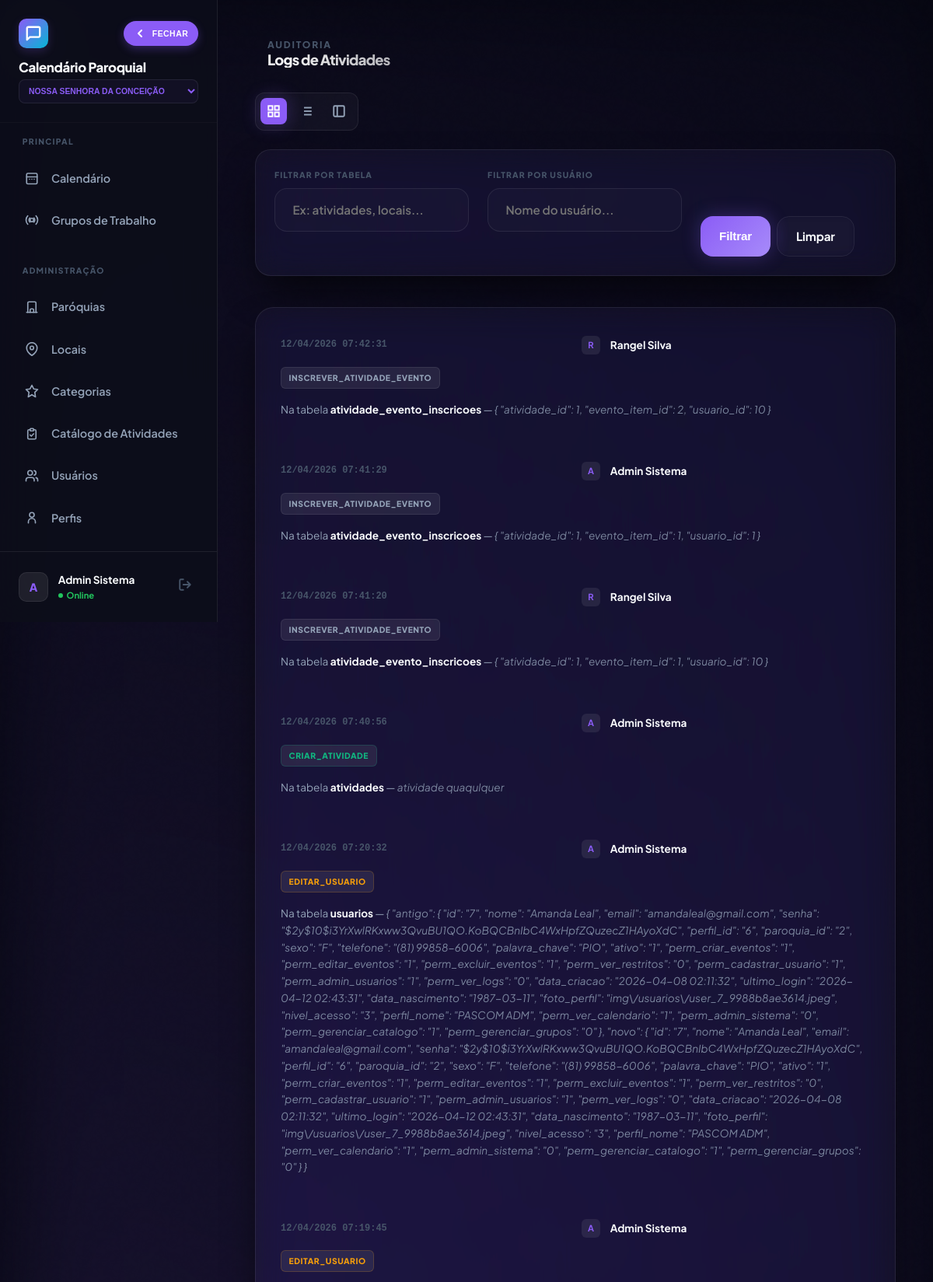
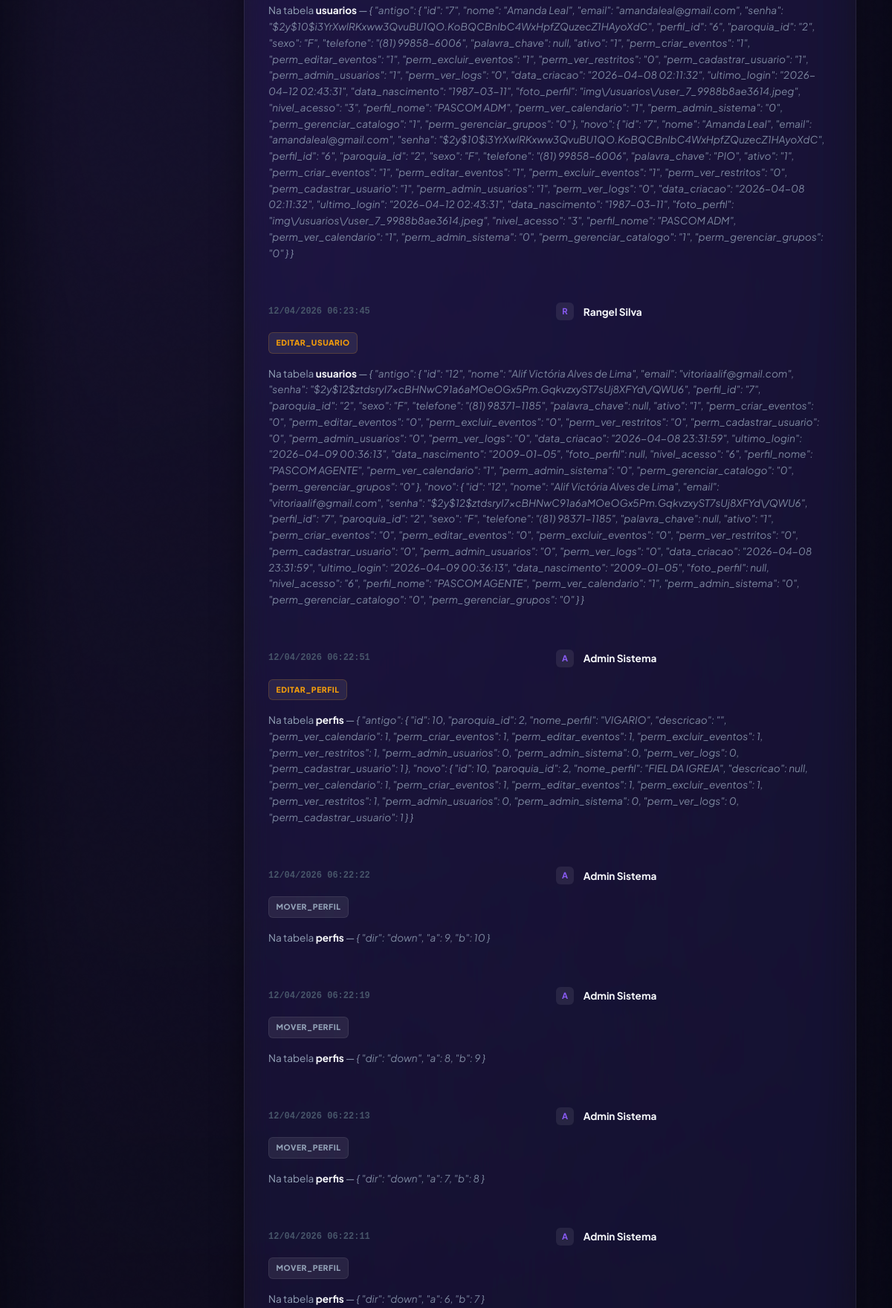
The app's page /logs.php (signed in, upper part) with its own data (2 pictures, top to bottom).
### tables this page shows
CREATE TABLE `log_alteracoes` (
  `id` int(10) unsigned NOT NULL AUTO_INCREMENT,
  `usuario_id` int(10) unsigned DEFAULT NULL,
  `acao` varchar(255) NOT NULL,
  `tabela_afetada` varchar(100) DEFAULT NULL,
  `registro_id` int(10) unsigned DEFAULT NULL,
  `detalhes_alteracao` text DEFAULT NULL,
  `paroquia_id` int(10) unsigned DEFAULT NULL,
  `ip_origem` varchar(45) DEFAULT NULL,
  `data_hora` timestamp NULL DEFAULT current_timestamp(),
  PRIMARY KEY (`id`)
);

CREATE TABLE `usuarios` (
  `id` int(10) unsigned NOT NULL AUTO_INCREMENT,
  `nome` varchar(255) NOT NULL,
  `email` varchar(255) NOT NULL,
  `senha` varchar(255) NOT NULL,
  `perfil_id` int(10) unsigned DEFAULT NULL,
  `paroquia_id` int(10) unsigned DEFAULT NULL,
  `sexo` varchar(20) DEFAULT NULL,
  `telefone` varchar(20) DEFAULT NULL,
  `palavra_chave` varchar(255) DEFAULT NULL,
  `ativo` tinyint(1) DEFAULT 1,
  `perm_criar_eventos` tinyint(1) DEFAULT 0,
  `perm_editar_eventos` tinyint(1) DEFAULT 0,
  `perm_excluir_eventos` tinyint(1) DEFAULT 0,
  `perm_ver_restritos` tinyint(1) DEFAULT 0,
  `perm_cadastrar_usuario` tinyint(1) DEFAULT 0,
  `perm_admin_usuarios` tinyint(1) DEFAULT 0,
  `perm_ver_logs` tinyint(1) DEFAULT 0,
  `data_criacao` timestamp NULL DEFAULT current_timestamp(),
  `ultimo_login` timestamp NULL DEFAULT NULL,
  `data_nascimento` date DEFAULT NULL,
  `foto_perfil` varchar(255) DEFAULT NULL,
  `nivel_acesso` int(10) DEFAULT 0,
  `perfil_nome` varchar(50) DEFAULT NULL,
  `perm_ver_calendario` tinyint(1) DEFAULT 1,
  `perm_admin_sistema` tinyint(1) DEFAULT 0,
  `perm_gerenciar_catalogo` tinyint(1) DEFAULT 0,
  `perm_gerenciar_grupos` tinyint(1) DEFAULT 0,
  PRIMARY KEY (`id`),
  UNIQUE KEY `email` (`email`),
  KEY `fk_usuario_perfil` (`perfil_id`),
  KEY `fk_usuario_paroquia` (`paroquia_id`),
  CONSTRAINT `fk_usuario_paroquia` FOREIGN KEY (`paroquia_id`) REFERENCES `paroquias` (`id`) ON DELETE SET NULL,
  CONSTRAINT `fk_usuario_perfil` FOREIGN KEY (`perfil_id`) REFERENCES `perfis` (`id`) ON DELETE SET NULL
);

### config.php (called while the page is built, shortened)
<?php
function h(mixed $v): string {
    return htmlspecialchars((string)($v ?? ''), ENT_QUOTES, 'UTF-8');
}
?>

### logs.php (the view, shortened to what this page needs)
<?php
require_once 'functions.php';
$filter_table = $_GET['tabela'] ?? '';
$filter_user = $_GET['usuario'] ?? '';
$sql = "
    SELECT l.*, u.nome as usuario_nome, u.foto_perfil
    FROM log_alteracoes l
    LEFT JOIN usuarios u ON l.usuario_id = u.id
";
$sql .= " ORDER BY l.data_hora DESC LIMIT 100";
$stmt = $conn->prepare($sql);
$stmt->execute();
$logs = $stmt->get_result();
?>
<!DOCTYPE html>
<html lang="pt-BR">
<head>
    <link rel="stylesheet" href="style.css?v=2.4.5"
        <link rel="stylesheet" href="css/responsive.css?v=2.4.5">
</head>
<body>
    <div class="bg-mesh"></div>
    <div class="app-shell">
        <?php include 'sidebar.php'; ?>
        <main class="main-content">
            <header class="calendar-header animate-in" style="margin-bottom: 2rem; display: flex; align-items: center; padding: 0 1rem;">
                <div style="display: flex; align-items: center; justify-content: space-between; width: 100%; gap: 1rem;">
                    <div>
                        <p class="hide-on-mobile" style="font-size: 0.75rem; font-weight: 800; letter-spacing: 0.15em; color: var(--text-ghost); margin:0;">AUDITORIA</p>
                        <h1 class="gradient-text" style="font-size: 1.15rem; margin: 0; white-space: nowrap; overflow: hidden; text-overflow: ellipsis;">Logs de Atividades</h1>
                    </div>
                </div>
            </header>
            <div class="view-controls animate-in" style="animation-delay: 0.05s;">
                <button onclick="setView('grid')" id="btn-grid" class="view-btn active" title="Grelha">
                    <svg width="18" height="18" viewBox="0 0 24 24" fill="none" stroke="currentColor" stroke-width="2.5"><rect x="3" y="3" width="7" height="7"/><rect x="14" y="3" width="7" height="7"/><rect x="14" y="14" width="7" height="7"/><rect x="3" y="14" width="7" height="7"/></svg>
                </button>
                <button onclick="setView('list')" id="btn-list" class="view-btn" title="Lista">
                </button>
                <button onclick="setView('compact')" id="btn-compact" class="view-btn" title="Compacto">
                    <svg width="18" height="18" viewBox="0 0 24 24" fill="none" stroke="currentColor" stroke-width="2.5"><rect x="3" y="3" width="18" height="18" rx="2" ry="2"/><line x1="9" y1="3" x2="9" y2="21"/></svg>
                </button>
            </div>
            <form method="GET" class="glass filter-bar animate-in" style="padding: 1.5rem; border-radius: 20px; animation-delay: 0.1s;">
                <div class="form-group">
                    <label style="font-size: 0.65rem; margin-bottom: 0.5rem; display: block;">FILTRAR POR TABELA</label>
                    <input type="text" name="tabela" value="<?= h($filter_table) ?>" placeholder="Ex: atividades, locais..." list="tabelas_list" autocomplete="off">
                </div>
                <div class="form-group">
                    <label style="font-size: 0.65rem; margin-bottom: 0.5rem; display: block;">FILTRAR POR USUÁRIO</label>
                    <input type="text" name="usuario" value="<?= h($filter_user) ?>" placeholder="Nome do usuário..." list="usuarios_list" autocomplete="off">
                </div>
                <div class="filter-actions">
                    <button type="submit" class="btn btn-primary" style="padding: 0.8rem 1.5rem;">Filtrar</button>
                    <a href="logs.php" class="btn btn-ghost" style="padding: 0.8rem 1.5rem;">Limpar</a>
                </div>
            </form>
            <section class="glass timeline animate-in" id="dataContainer" style="border-radius: 24px; padding: 1rem 0; animation-delay: 0.2s;">
                <?php if ($logs->num_rows > 0): ?>
                    <?php while ($l = $logs->fetch_assoc()): ?>
                    <?php
                        $badgeClass = '';
                        if (strpos($l['acao'], 'CRIAR') !== false) $badgeClass = 'success';
                        if (strpos($l['acao'], 'EDITAR') !== false) $badgeClass = 'warning';
                    ?>
                    <div class="log-item">
                        <div class="log-date"><?= date('d/m/Y H:i:s', strtotime($l['data_hora'])) ?></div>
                        <div class="log-user">
                            <div class="avatar">
                                <?php if (!empty($l['foto_perfil']) && file_exists(__DIR__ . '/' . $l['foto_perfil'])): ?>
                                    <img src="<?= h($l['foto_perfil']) ?>?v=<?= time() ?>" alt="Foto">
                                <?php else: ?>
                                    <?= mb_substr($l['usuario_nome'] ?: '?', 0, 1) ?>
                                <?php endif; ?>
                            </div>
                            <span><?= h($l['usuario_nome'] ?: 'Sistema') ?></span>
                        </div>
                        <div style="display: flex;"><span class="log-badge <?= $badgeClass ?>"><?= h($l['acao']) ?></span></div>
                        <div class="log-desc">
                            Na tabela <b style="color: var(--text);"><?= h($l['tabela_afetada']) ?></b>
                            <?php if ($l['detalhes_alteracao']): ?>
                                — <span style="font-style: italic; opacity: 0.8;"><?= h($l['detalhes_alteracao']) ?></span>
                            <?php endif; ?>
                        </div>
                    </div>
                    <?php endwhile; ?>
                <?php endif; ?>
            </section>
        </main>
    </div>
</body>
</html>

### style.css (style rules this page uses)
:root { --bg: #05060f; --bg-darker: #020308; --panel: rgba(255, 255, 255, 0.03); --panel-hi: rgba(255, 255, 255, 0.08); --border: rgba(255, 255, 255, 0.08); --border-hi: rgba(255, 255, 255, 0.15); --primary: #8b5cf6; --primary-rgb: 139, 92, 246; --accent: #06b6d4; --accent-rgb: 6, 182, 212; --text: #f8fafc; --text-dim: #94a3b8; --text-ghost: #475569; --sh-lg: 0 25px 50px -12px rgba(0, 0, 0, 0.7); --sh-primary: 0 0 25px rgba(var(--primary-rgb), 0.3); --sh-accent: 0 0 25px rgba(var(--accent-rgb), 0.3); --r-md: 16px; --r-lg: 28px; --anim: 0.4s cubic-bezier(0.16, 1, 0.3, 1); }
*, *::before, *::after { box-sizing: border-box; margin: 0; padding: 0; outline: none; }
.hide-on-mobile { display: flex !important; }
body { font-family: 'Plus Jakarta Sans', 'Outfit', sans-serif; background: var(--bg); color: var(--text); line-height: 1.6; -webkit-font-smoothing: antialiased; min-height: 100vh; overflow-x: hidden; }
.glass { background: var(--panel); backdrop-filter: blur(20px) saturate(180%); -webkit-backdrop-filter: blur(20px) saturate(180%); border: 1px solid var(--border); border-radius: var(--r-lg); box-shadow: var(--sh-lg); }
.bg-mesh { position: fixed; inset: 0; z-index: -2; background: var(--bg); overflow: hidden; }
.bg-mesh::after { content: ''; position: absolute; inset: 0; background: radial-gradient(circle at 15% 20%, rgba(var(--primary-rgb), 0.12) 0%, transparent 40%), radial-gradient(circle at 85% 80%, rgba(var(--accent-rgb), 0.1) 0%, transparent 45%), radial-gradient(circle at 50% 50%, rgba(139, 92, 246, 0.03) 0%, transparent 50%); filter: blur(60px); }
.bg-mesh::before { content: ''; position: absolute; width: 100%; height: 100%; opacity: 0.02; mix-blend-mode: overlay; pointer-events: none; }
.btn { display: inline-flex; align-items: center; justify-content: center; gap: 0.8rem; padding: 1rem 2.2rem; border-radius: var(--r-md); font-weight: 700; border: none; cursor: pointer; transition: all var(--anim); text-decoration: none; font-size: 0.95rem; letter-spacing: -0.01em; }
.btn-primary { background: linear-gradient(135deg, var(--primary), #a78bfa); color: #fff; box-shadow: var(--sh-primary); position: relative; overflow: hidden; }
.btn-primary::before { content: ''; position: absolute; top: 0; left: -100%; width: 100%; height: 100%; background: linear-gradient(90deg, transparent, rgba(255,255,255,0.2), transparent); transition: 0.5s; }
.btn-ghost { background: transparent; color: var(--text); border: 1px solid var(--border); backdrop-filter: blur(5px); }
.animate-in { animation: fluidEntrance 0.8s var(--anim) forwards; }
h1 { font-size: clamp(1.8rem, 6vw, 2.4rem); font-weight: 900; letter-spacing: -0.04em; line-height: 1.1; }
.gradient-text { background: linear-gradient(to right, #fff, rgba(255,255,255,0.7)); -webkit-background-clip: text; background-clip: text; -webkit-text-fill-color: transparent; }
.form-group { margin-bottom: 2rem; position: relative; }
.form-group label { display: block; font-size: 0.7rem; font-weight: 800; color: var(--text-ghost); margin-bottom: 0.8rem; letter-spacing: 0.1em; text-transform: uppercase; }
.form-group input, .form-group select, .form-group textarea { width: 100%; background: rgba(255, 255, 255, 0.02); border: 1px solid var(--border); padding: 1.1rem 1.4rem; border-radius: 16px; color: #fff; font-family: inherit; font-weight: 600; font-size: 0.95rem; transition: all 0.3s cubic-bezier(0.4, 0, 0.2, 1); }

### sidebar.php (style rules this page uses)
:root { --sidebar-w: 280px; }
body { font-family: 'Plus Jakarta Sans', 'Outfit', sans-serif; background: var(--bg); color: var(--text); line-height: 1.6; -webkit-font-smoothing: antialiased; min-height: 100vh; overflow-x: hidden !important; width: 100%; touch-action: manipulation; }

### records on screen
log_alteracoes: data_hora "12/04/2026 07:42:31", usuario.nome "R", usuario.nome "Rangel Silva", acao "INSCREVER_ATIVIDADE_EVENTO", tabela_afetada "atividade_evento_inscricoes", detalhes_alteracao "{ \"atividade_id\": 1, \"evento_item_id\": 2, \"usuario_id\": 10 }"
log_alteracoes: data_hora "12/04/2026 07:41:29", usuario.nome "A", usuario.nome "Admin Sistema", acao "INSCREVER_ATIVIDADE_EVENTO", tabela_afetada "atividade_evento_inscricoes", detalhes_alteracao "{ \"atividade_id\": 1, \"evento_item_id\": 1, \"usuario_id\": 1 }"
log_alteracoes: data_hora "12/04/2026 07:41:20", usuario.nome "R", usuario.nome "Rangel Silva", acao "INSCREVER_ATIVIDADE_EVENTO", tabela_afetada "atividade_evento_inscricoes", detalhes_alteracao "{ \"atividade_id\": 1, \"evento_item_id\": 1, \"usuario_id\": 10 }"
log_alteracoes: data_hora "12/04/2026 07:40:56", usuario.nome "A", usuario.nome "Admin Sistema", acao "CRIAR_ATIVIDADE", tabela_afetada "atividades", detalhes_alteracao "atividade quaqulquer"
log_alteracoes: data_hora "12/04/2026 07:20:32", usuario.nome "A", usuario.nome "Admin Sistema", acao "EDITAR_USUARIO", tabela_afetada "usuarios", detalhes_alteracao "{ \"antigo\": { \"id\": \"7\", \"nome\": \"Amanda Leal\", \"email\": \"amandaleal@gmail.com\", \"senha\": \"$2y$10$i3YrXwlRKxww3QvuBU1QO.KoBQCBnIbC4WxHpfZQuzecZ1HAyoXdC\", \"perfil_id\": \"6\", \"paroquia_id\": \"2\", \"sexo\": \"F\", \"telefone\": \"(81) 99858-6006\", \"palavra_chave\": \"PIO\", \"ativo\": \"1\", \"perm_criar_eventos\": \"1\", \"perm_editar_eventos\": \"1\", \"perm_excluir_eventos\": \"1\", \"perm_ver_restritos\": \"0\", \"perm_cadastrar_usuario\": \"1\", \"perm_admin_usuarios\": \"1\", \"perm_ver_logs\": \"0\", \"data_criacao\": \"2026-04-08 02:11:32\", \"ultimo_login\": \"2026-04-12 02:43:31\", \"data_nascimento\": \"1987-03-11\", \"foto_perfil\": \"img\\/usuarios\\/user_7_9988b8ae3614.jpeg\", \"nivel_acesso\": \"3\", \"perfil_nome\": \"PASCOM ADM\",…"
log_alteracoes: data_hora "12/04/2026 07:19:45", usuario.nome "A", usuario.nome "Admin Sistema", acao "EDITAR_USUARIO", tabela_afetada "usuarios", detalhes_alteracao "{ \"antigo\": { \"id\": \"7\", \"nome\": \"Amanda Leal\", \"email\": \"amandaleal@gmail.com\", \"senha\": \"$2y$10$i3YrXwlRKxww3QvuBU1QO.KoBQCBnIbC4WxHpfZQuzecZ1HAyoXdC\", \"perfil_id\": \"6\", \"paroquia_id\": \"2\", \"sexo\": \"F\", \"telefone\": \"(81) 99858-6006\", \"palavra_chave\": null, \"ativo\": \"1\", \"perm_criar_eventos\": \"1\", \"perm_editar_eventos\": \"1\", \"perm_excluir_eventos\": \"1\", \"perm_ver_restritos\": \"0\", \"perm_cadastrar_usuario\": \"1\", \"perm_admin_usuarios\": \"1\", \"perm_ver_logs\": \"0\", \"data_criacao\": \"2026-04-08 02:11:32\", \"ultimo_login\": \"2026-04-12 02:43:31\", \"data_nascimento\": \"1987-03-11\", \"foto_perfil\": \"img\\/usuarios\\/user_7_9988b8ae3614.jpeg\", \"nivel_acesso\": \"3\", \"perfil_nome\": \"PASCOM ADM\",…"
log_alteracoes: data_hora "12/04/2026 06:23:45", usuario.nome "R", usuario.nome "Rangel Silva", acao "EDITAR_USUARIO", tabela_afetada "usuarios", detalhes_alteracao "{ \"antigo\": { \"id\": \"12\", \"nome\": \"Alif Victória Alves de Lima\", \"email\": \"vitoriaalif@gmail.com\", \"senha\": \"$2y$12$ztdsryI7xcBHNwC91a6aMOeOGx5Pm.GqkvzxyST7sUj8XFYd\\/QWU6\", \"perfil_id\": \"7\", \"paroquia_id\": \"2\", \"sexo\": \"F\", \"telefone\": \"(81) 98371-1185\", \"palavra_chave\": null, \"ativo\": \"1\", \"perm_criar_eventos\": \"0\", \"perm_editar_eventos\": \"0\", \"perm_excluir_eventos\": \"0\", \"perm_ver_restritos\": \"0\", \"perm_cadastrar_usuario\": \"0\", \"perm_admin_usuarios\": \"0\", \"perm_ver_logs\": \"0\", \"data_criacao\": \"2026-04-08 23:31:59\", \"ultimo_login\": \"2026-04-09 00:36:13\", \"data_nascimento\": \"2009-01-05\", \"foto_perfil\": null, \"nivel_acesso\": \"6\", \"perfil_nome\": \"PASCOM AGENTE\", \"perm_ver_calendario\": \"1\",…"
log_alteracoes: data_hora "12/04/2026 06:22:51", usuario.nome "A", usuario.nome "Admin Sistema", acao "EDITAR_PERFIL", tabela_afetada "perfis", detalhes_alteracao "{ \"antigo\": { \"id\": 10, \"paroquia_id\": 2, \"nome_perfil\": \"VIGARIO\", \"descricao\": \"\", \"perm_ver_calendario\": 1, \"perm_criar_eventos\": 1, \"perm_editar_eventos\": 1, \"perm_excluir_eventos\": 1, \"perm_ver_restritos\": 1, \"perm_admin_usuarios\": 0, \"perm_admin_sistema\": 0, \"perm_ver_logs\": 0, \"perm_cadastrar_usuario\": 1 }, \"novo\": { \"id\": 10, \"paroquia_id\": 2, \"nome_perfil\": \"FIEL DA IGREJA\", \"descricao\": null, \"perm_ver_calendario\": 1, \"perm_criar_eventos\": 1, \"perm_editar_eventos\": 1, \"perm_excluir_eventos\": 1, \"perm_ver_restritos\": 1, \"perm_admin_usuarios\": 0, \"perm_admin_sistema\": 0, \"perm_ver_logs\": 0, \"perm_cadastrar_usuario\": 1 } }"
log_alteracoes: data_hora "12/04/2026 06:22:22", usuario.nome "A", usuario.nome "Admin Sistema", acao "MOVER_PERFIL", tabela_afetada "perfis", detalhes_alteracao "{ \"dir\": \"down\", \"a\": 9, \"b\": 10 }"
log_alteracoes: data_hora "12/04/2026 06:22:19", usuario.nome "A", usuario.nome "Admin Sistema", acao "MOVER_PERFIL", tabela_afetada "perfis", detalhes_alteracao "{ \"dir\": \"down\", \"a\": 8, \"b\": 9 }"
log_alteracoes: data_hora "12/04/2026 06:22:13", usuario.nome "A", usuario.nome "Admin Sistema", acao "MOVER_PERFIL", tabela_afetada "perfis", detalhes_alteracao "{ \"dir\": \"down\", \"a\": 7, \"b\": 8 }"
log_alteracoes: data_hora "12/04/2026 06:22:11", usuario.nome "A", usuario.nome "Admin Sistema", acao "MOVER_PERFIL", tabela_afetada "perfis", detalhes_alteracao "{ \"dir\": \"down\", \"a\": 6, \"b\": 7 }"

### other values on screen
$initials "A"
$nome "Admin Sistema"
form field value "Nossa Senhora da Conceição"
